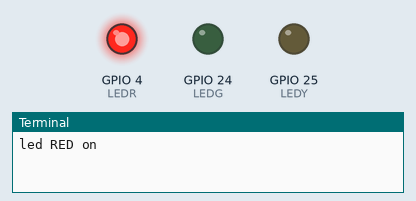
Simulated run of this program. Board: Raspberry Pi (BCM pin numbers). Parts: output pins drawn as LEDs (lit = HIGH), the last lines printed to the terminal. At 6.0 s the program stops and its outputs stay as they are.

Above: at 0.1 s.
At 2.1 s:
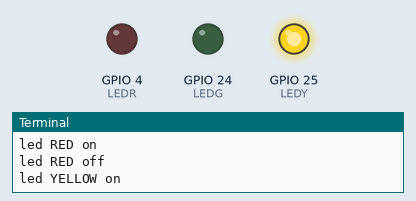
At 4.1 s:
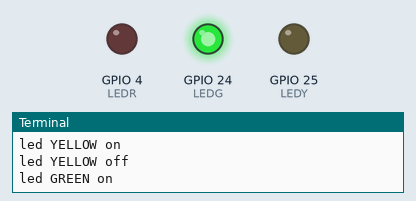
At 6.1 s:
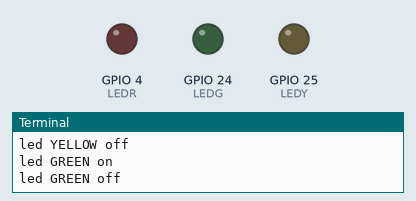
Timing chart, 0 to 7.5 s (numbered marks = the images above):
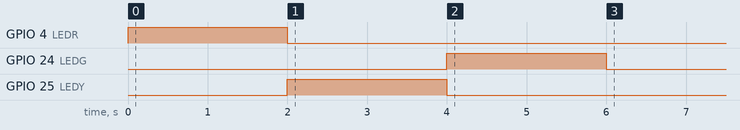

The program:

led_blink_task.py
```python
#import RPi.GPIO as GPIO
#import time

#LED_PIN = 4
#GPIO.setmode(GPIO.BCM)  # GPIO.BCM or GPIO.BOARD
#GPIO.setup(LED_PIN, GPIO.OUT)  # GPIO.OUT or GPIO.IN

#for i in range(10):
#    GPIO.output(LED_PIN, GPIO.HIGH) # 1
#    print("led on")
#    time.sleep(1)
#    GPIO.output(LED_PIN, GPIO.LOW) # 0
#    print("led off")
#    time.sleep(1)

#GPIO.cleanup()  # GPIO 핀상태 초기화
import RPi.GPIO as GPIO
import time

LEDR = 4
LEDY = 25
LEDG = 24
GPIO.setmode(GPIO.BCM)      # GPIO.BCM or GPIO.BOARD
GPIO.setup(LEDR, GPIO.OUT)
GPIO.setup(LEDY, GPIO.OUT)
GPIO.setup(LEDG, GPIO.OUT)    # GPIO.OUT or GPIO.IN


GPIO.output(LEDR, GPIO.HIGH) #1
print("led RED on")
time.sleep(2)
GPIO.output(LEDR, GPIO.LOW)  #0
print("led RED off")
GPIO.output(LEDY, GPIO.HIGH) #1
print("led YELLOW on")
time.sleep(2)
GPIO.output(LEDY, GPIO.LOW)  #0
print("led YELLOW off")
GPIO.output(LEDG, GPIO.HIGH) #1
print("led GREEN on")
time.sleep(2)
GPIO.output(LEDG, GPIO.LOW)  #0
print("led GREEN off")

GPIO.cleanup()   
```

Measured:
- by itself, GPIO 4 (LEDR): LOW → HIGH at 0.00 s, → LOW 2.0 s later
- by itself, GPIO 24 (LEDG): LOW → HIGH at 4.0 s, → LOW 2.0 s later
- by itself, GPIO 25 (LEDY): LOW → HIGH at 2.0 s, → LOW 2.0 s later
